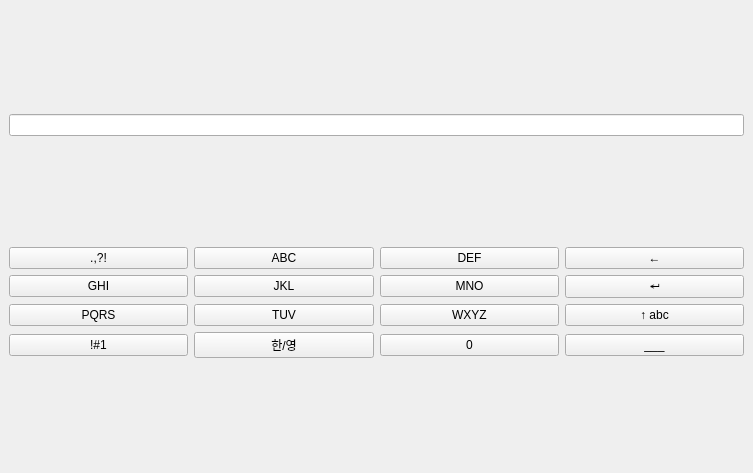
<?xml version="1.0" encoding="UTF-8"?>
<ui version="4.0">
 <class>MainWindow</class>
 <widget class="QMainWindow" name="MainWindow">
  <property name="geometry">
   <rect>
    <x>0</x>
    <y>0</y>
    <width>753</width>
    <height>473</height>
   </rect>
  </property>
  <widget class="QWidget" name="centralwidget">
   <layout class="QVBoxLayout" name="verticalLayout">
    <item>
     <widget class="QLineEdit" name="lineEdit"/>
    </item>
    <item>
     <layout class="QGridLayout" name="gridLayout">
      <item row="0" column="0">
       <widget class="QPushButton" name="btn_1">
        <property name="text">
         <string>.,?!</string>
        </property>
       </widget>
      </item>
      <item row="0" column="1">
       <widget class="QPushButton" name="btn_2">
        <property name="text">
         <string>ABC</string>
        </property>
       </widget>
      </item>
      <item row="0" column="2">
       <widget class="QPushButton" name="btn_3">
        <property name="text">
         <string>DEF</string>
        </property>
       </widget>
      </item>
      <item row="0" column="3">
       <widget class="QPushButton" name="btn_back">
        <property name="text">
         <string>←</string>
        </property>
       </widget>
      </item>
      <item row="1" column="0">
       <widget class="QPushButton" name="btn_4">
        <property name="text">
         <string>GHI</string>
        </property>
       </widget>
      </item>
      <item row="1" column="1">
       <widget class="QPushButton" name="btn_5">
        <property name="text">
         <string>JKL</string>
        </property>
       </widget>
      </item>
      <item row="1" column="2">
       <widget class="QPushButton" name="btn_6">
        <property name="text">
         <string>MNO</string>
        </property>
       </widget>
      </item>
      <item row="1" column="3">
       <widget class="QPushButton" name="btn_enter">
        <property name="text">
         <string>↵</string>
        </property>
       </widget>
      </item>
      <item row="2" column="0">
       <widget class="QPushButton" name="btn_7">
        <property name="text">
         <string>PQRS</string>
        </property>
       </widget>
      </item>
      <item row="2" column="1">
       <widget class="QPushButton" name="btn_8">
        <property name="text">
         <string>TUV</string>
        </property>
       </widget>
      </item>
      <item row="2" column="2">
       <widget class="QPushButton" name="btn_9">
        <property name="text">
         <string>WXYZ</string>
        </property>
       </widget>
      </item>
      <item row="2" column="3">
       <widget class="QPushButton" name="btn_shift">
        <property name="text">
         <string>↑ abc</string>
        </property>
       </widget>
      </item>
      <item row="3" column="0">
       <widget class="QPushButton" name="btn_sym">
        <property name="text">
         <string>!#1</string>
        </property>
       </widget>
      </item>
      <item row="3" column="1">
       <widget class="QPushButton" name="btn_lang">
        <property name="text">
         <string>한/영</string>
        </property>
       </widget>
      </item>
      <item row="3" column="2">
       <widget class="QPushButton" name="btn_0">
        <property name="text">
         <string>0</string>
        </property>
       </widget>
      </item>
      <item row="3" column="3">
       <widget class="QPushButton" name="btn_space">
        <property name="text">
         <string>___</string>
        </property>
       </widget>
      </item>
     </layout>
    </item>
   </layout>
  </widget>
 </widget>
 <resources/>
 <connections/>
</ui>
